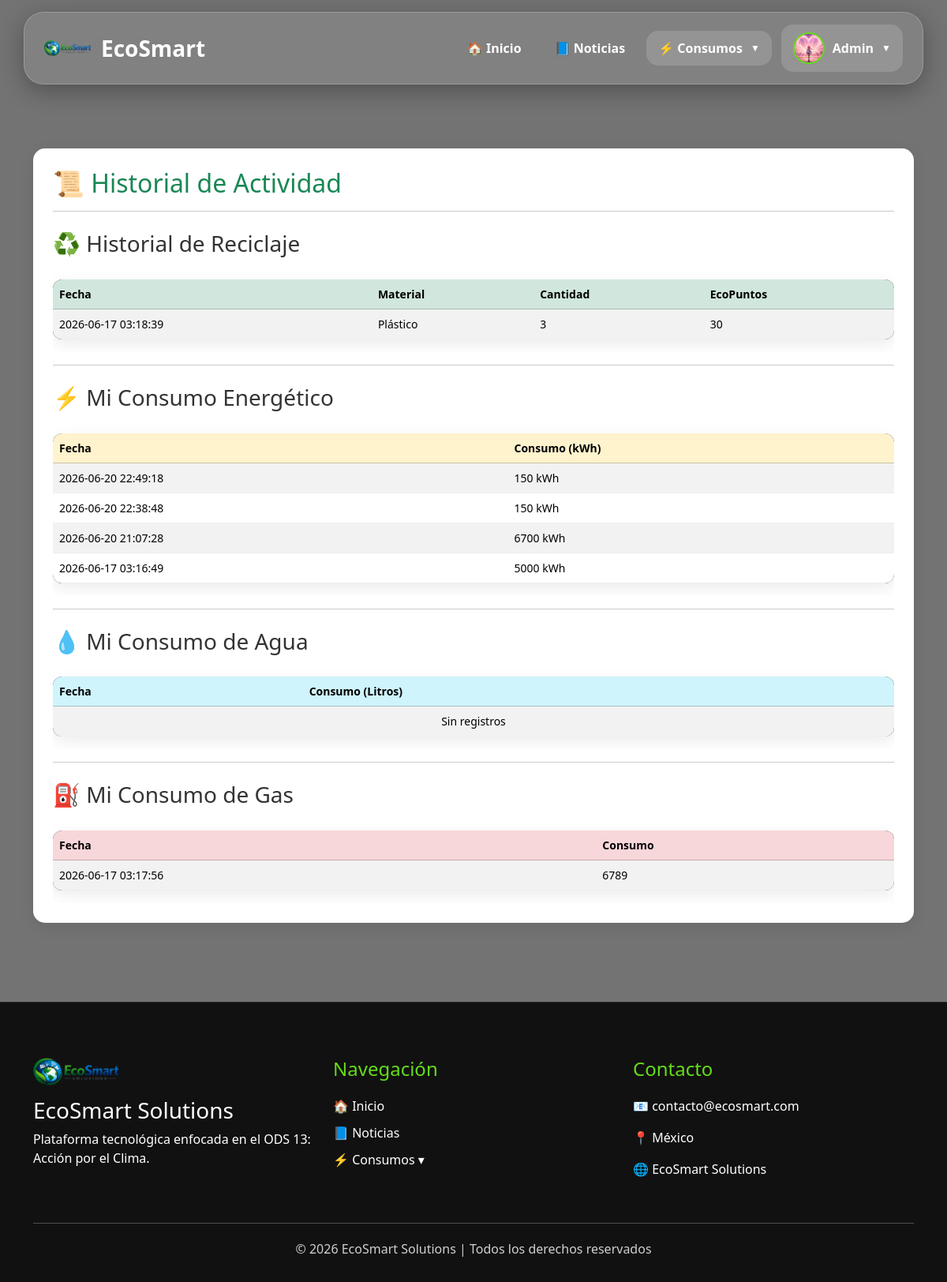
The page /dashboard_usuario.php (signed in) on the database its author committed.
### tables this page shows
CREATE TABLE `reciclaje` (
  `id` int(11) NOT NULL,
  `usuario_id` int(11) DEFAULT NULL,
  `material` varchar(100) DEFAULT NULL,
  `cantidad` float DEFAULT NULL,
  `fecha` timestamp NOT NULL DEFAULT current_timestamp(),
  `puntos` int(11) DEFAULT 0
);

CREATE TABLE `consumo_energetico` (
  `id` int(11) NOT NULL,
  `usuario_id` int(11) DEFAULT NULL,
  `consumo` float DEFAULT NULL,
  `fecha` timestamp NOT NULL DEFAULT current_timestamp()
);

CREATE TABLE `consumo_gas` (
  `id` int(11) NOT NULL,
  `usuario_id` int(11) DEFAULT NULL,
  `consumo` float DEFAULT NULL,
  `fecha` timestamp NOT NULL DEFAULT current_timestamp()
);

### dashboard_usuario.php (the view, shortened to what this page needs)
<?php
include 'config/conexion.php';
$usuario_id = $_SESSION['id'];
?>
<?php include 'includes/header.php'; ?>
<?php include 'includes/navbar.php'; ?>
<div class="container mt-5">
<div class="section-box">
<h2>📜 Historial de Actividad</h2>
<hr>
<h3 class="mt-4">
♻️ Historial de Reciclaje
</h3>
<div class="table-responsive">
<table class="table table-striped">
<thead class="table-success">
<tr>
<th>Fecha</th>
<th>Material</th>
<th>Cantidad</th>
<th>EcoPuntos</th>
</tr>
</thead>
<tbody>
<?php
$reciclaje = mysqli_query(
    $conexion,
    "SELECT *
     FROM reciclaje
     WHERE usuario_id='$usuario_id'
     ORDER BY fecha DESC"
);
if(mysqli_num_rows($reciclaje)>0){
while($r=mysqli_fetch_assoc($reciclaje)){
echo "
<tr>
<td>{$r['fecha']}</td>
<td>".htmlspecialchars($r['material'])."</td>
<td>{$r['cantidad']}</td>
<td>{$r['puntos']}</td>
</tr>
";
}
}
?>
</tbody>
</table>
</div>
<hr>
<h3 class="mt-4">
⚡ Mi Consumo Energético
</h3>
<div class="table-responsive">
<table class="table table-striped">
<thead class="table-warning">
<tr>
<th>Fecha</th>
<th>Consumo (kWh)</th>
</tr>
</thead>
<tbody>
<?php
$energia=mysqli_query(
$conexion,
"SELECT *
 FROM consumo_energetico
 WHERE usuario_id='$usuario_id'
 ORDER BY fecha DESC"
);
if(mysqli_num_rows($energia)>0){
while($e=mysqli_fetch_assoc($energia)){
echo "
<tr>
<td>{$e['fecha']}</td>
<td>{$e['consumo']} kWh</td>
</tr>
";
}
}
?>
</tbody>
</table>
</div>
<hr>
<h3 class="mt-4">
💧 Mi Consumo de Agua
</h3>
<div class="table-responsive">
<table class="table table-striped">
<thead class="table-info">
<tr>
<th>Fecha</th>
<th>Consumo (Litros)</th>
</tr>
</thead>
<tbody>
<?php
$agua=mysqli_query(
$conexion,
"SELECT *
 FROM consumo_agua
 WHERE usuario_id='$usuario_id'
 ORDER BY fecha DESC"
);
if(mysqli_num_rows($agua)>0){
while($a=mysqli_fetch_assoc($agua)){
echo "
<tr>
<td>{$a['fecha']}</td>
<td>{$a['consumo']} L</td>
</tr>
";
}
}else{
echo "
<tr>
<td colspan='2' class='text-center'>
Sin registros
</td>
</tr>
";
}
?>
</tbody>
</table>
</div>
<hr>
<h3 class="mt-4">
⛽ Mi Consumo de Gas
</h3>
<div class="table-responsive">
<table class="table table-striped">
<thead class="table-danger">
<tr>
<th>Fecha</th>
<th>Consumo</th>
</tr>
</thead>
<tbody>
<?php
$gas=mysqli_query(
$conexion,
"SELECT *
 FROM consumo_gas
 WHERE usuario_id='$usuario_id'
 ORDER BY fecha DESC"
);
if(mysqli_num_rows($gas)>0){
while($g=mysqli_fetch_assoc($gas)){
echo "
<tr>
<td>{$g['fecha']}</td>
<td>{$g['consumo']}</td>
</tr>
";
}
}
?>
</tbody>
</table>
</div>
</div>
</div>
<?php include 'includes/footer.php'; ?>

### assets/css/main.css (style rules this page uses)
* { margin:0; padding:0; box-sizing:border-box; }
html { scroll-behavior:smooth; }
body { padding-top:140px; font-family:'Segoe UI',sans-serif; background: linear-gradient( rgba(0,0,0,.55), rgba(0,0,0,.55) ), url('https://images.unsplash.com/photo-1497436072909-f5e4be8c8e8d'); background-size:cover; background-position:center; background-attachment:fixed; color:white; }
.section-box { background:rgba(255,255,255,.92); color:#333; padding:50px; margin:40px 0; border-radius:30px; box-shadow: 0 10px 30px rgba(0,0,0,.25); }
.section-box h2 { color:#0d6e3f; margin-bottom:20px; }

### assets/css/noticias.css (style rules this page uses)
.section-box { background:#fff; border-radius:15px; padding:25px; margin-bottom:25px; box-shadow:0 5px 20px rgba(0,0,0,.08); transition:.3s; }
.section-box h2 { color:#198754; margin-bottom:10px; }

### assets/css/noticias_admin.css (style rules this page uses)
table { width: 100%; border-collapse: collapse; margin-top: 20px; background: #090707; border-radius: 12px; overflow: hidden; box-shadow: 0 6px 20px rgba(0,0,0,0.08); }
table th { background: #111827; color: white; padding: 14px; text-align: left; font-size: 14px; }
table td { padding: 12px; border-bottom: 1px solid #eee; font-size: 14px; }

### rows shown on the page
reciclaje: fecha "2026-06-17 03:18:39", material "Plástico", cantidad "3", puntos "30"
consumo_energetico: fecha "2026-06-20 22:49:18", consumo "150"
consumo_energetico: fecha "2026-06-20 22:38:48", consumo "150"
consumo_energetico: fecha "2026-06-20 21:07:28", consumo "6700"
consumo_energetico: fecha "2026-06-17 03:16:49", consumo "5000"
consumo_gas: fecha "2026-06-17 03:17:56", consumo "6789"

### other values the page prints
$_SESSION['usuario'] "Admin"
